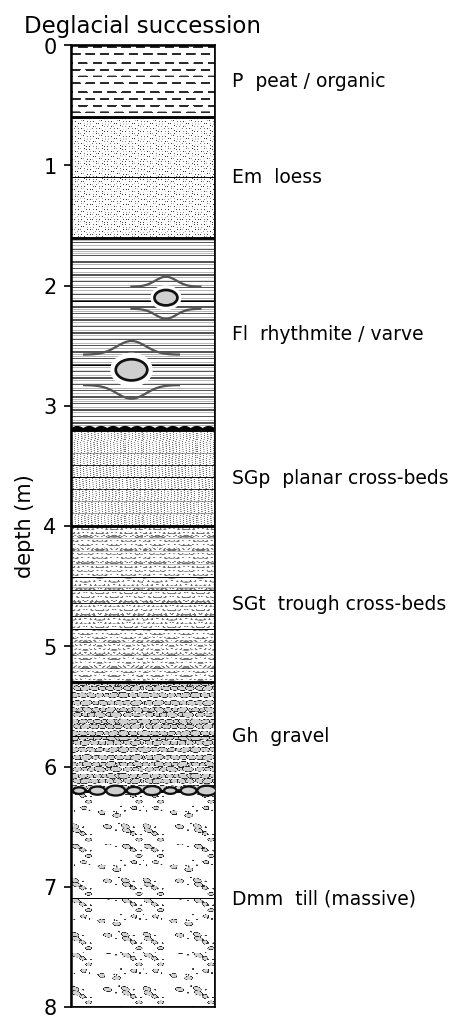

Generate this figure with Python:
"""Worked example: a small glacial stratigraphic column.

A classic deglacial succession (base to top): subglacial till -> ice-contact
gravel -> glaciofluvial cross-bedded sand -> glaciolacustrine varves with
dropstones -> loess -> peat. Run::

    python examples/example_column.py
"""
import matplotlib.pyplot as plt

from glacial_patterns import mpl, resolve

# (facies key, top depth, bottom depth) in metres, base of section at bottom
UNITS = [
    ("Dmm", 8.0, 6.2),   # subglacial till
    ("Gh",  6.2, 5.3),   # ice-contact gravel
    ("SGt", 5.3, 4.0),   # outwash, trough cross-bedded
    ("SGp", 4.0, 3.2),   # outwash, planar cross-bedded
    ("Fl",  3.2, 1.6),   # glaciolacustrine varves
    ("Em",  1.6, 0.6),   # loess
    ("P",   0.6, 0.0),   # peat
]

fig, ax = plt.subplots(figsize=(3.4, 7))
for code, top, bot in UNITS:
    mpl.column_fill(ax, code, 0, 1, top, bot, tile_width=0.5)
    ax.text(1.12, (top + bot) / 2, f"{code}  {resolve(code)['alias']}",
            va="center", fontsize=9)

# placed features: a subglacial boulder pavement capping the till, an
# erosional contact at the base of the lake beds, and ice-rafted dropstones
mpl.boulder_pavement(ax, 6.2, 0, 1)
mpl.erosion_contact(ax, 3.2, 0, 1)
mpl.dropstone(ax, 0.42, 2.7, 0.11)
mpl.dropstone(ax, 0.66, 2.1, 0.08)

ax.set_xlim(0, 1)
ax.set_ylim(8, 0)                       # depth increases downward
ax.set_xticks([])
ax.set_ylabel("depth (m)")
ax.set_title("Deglacial succession", fontsize=11)
fig.tight_layout()
fig.savefig("examples/example_column.png", dpi=150, bbox_inches="tight")
print("wrote examples/example_column.png")
